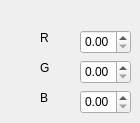
     <widget class="QWidget" name="ambiente">
      <attribute name="title">
       <string>Ambiente</string>
      </attribute>
      <widget class="QLabel" name="label_76">
       <property name="geometry">
        <rect>
         <x>40</x>
         <y>60</y>
         <width>21</width>
         <height>16</height>
        </rect>
       </property>
       <property name="text">
        <string>G</string>
       </property>
      </widget>
      <widget class="QLabel" name="label_77">
       <property name="geometry">
        <rect>
         <x>40</x>
         <y>30</y>
         <width>21</width>
         <height>16</height>
        </rect>
       </property>
       <property name="text">
        <string>R</string>
       </property>
      </widget>
      <widget class="QLabel" name="label_78">
       <property name="geometry">
        <rect>
         <x>40</x>
         <y>90</y>
         <width>16</width>
         <height>16</height>
        </rect>
       </property>
       <property name="text">
        <string>B</string>
       </property>
      </widget>
      <widget class="QDoubleSpinBox" name="doubleSpinBox_29">
       <property name="geometry">
        <rect>
         <x>80</x>
         <y>30</y>
         <width>51</width>
         <height>24</height>
        </rect>
       </property>
       <property name="maximum">
        <double>255.000000000000000</double>
       </property>
       <property name="singleStep">
        <double>0.500000000000000</double>
       </property>
       <property name="value">
        <double>0.000000000000000</double>
       </property>
      </widget>
      <widget class="QDoubleSpinBox" name="doubleSpinBox_30">
       <property name="geometry">
        <rect>
         <x>80</x>
         <y>60</y>
         <width>51</width>
         <height>24</height>
        </rect>
       </property>
       <property name="maximum">
        <double>255.000000000000000</double>
       </property>
       <property name="singleStep">
        <double>0.500000000000000</double>
       </property>
      </widget>
      <widget class="QDoubleSpinBox" name="doubleSpinBox_31">
       <property name="geometry">
        <rect>
         <x>80</x>
         <y>90</y>
         <width>51</width>
         <height>24</height>
        </rect>
       </property>
       <property name="maximum">
        <double>255.000000000000000</double>
       </property>
       <property name="singleStep">
        <double>0.500000000000000</double>
       </property>
      </widget>
     </widget>
